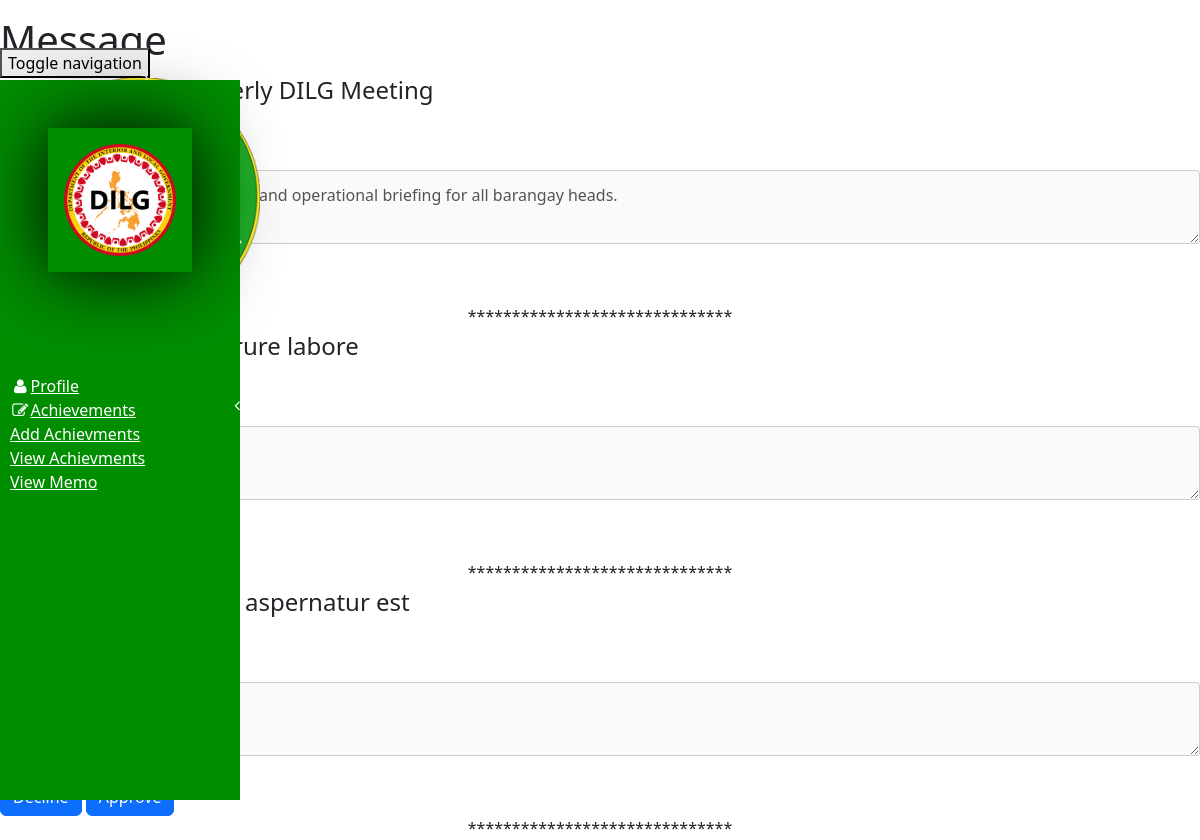
/dilgindex.php?view=memo, run on the app's committed database.
### tables this page shows
CREATE TABLE IF NOT EXISTS `memo` (
  `memo_id` int NOT NULL AUTO_INCREMENT,
  `project_name` text NOT NULL,
  `project_description` text NOT NULL,
  `picture` varchar(255) DEFAULT NULL,
  `memo_date` date NOT NULL,
  `receiver` text NOT NULL,
  `memo_status` varchar(100) NOT NULL DEFAULT 'PENDING',
  `notification_status` varchar(100) NOT NULL DEFAULT 'UNSEEN',
  PRIMARY KEY (`memo_id`)
);

### dilgindex.php (the view, shortened to what this page needs)
<?php
if(isset($_GET['view'])){
    $view = $_GET['view'];
}
global $view;
?>
<!DOCTYPE html>
<html>
<head>
    <link href="assets/plugins/bootstrap/bootstrap.css" rel="stylesheet" />
    <link href="assets/font-awesome/css/font-awesome.css" rel="stylesheet" />
    <link href="assets/plugins/pace/pace-theme-big-counter.css" rel="stylesheet" />
    <link href="assets/css/style.css" rel="stylesheet" />
    <link href="assets/css/main-style.css" rel="stylesheet" />
    <link href="assets/plugins/morris/morris-0.4.3.min.css" rel="stylesheet" />
</head>
<body>
    <div id="wrapper">
        <nav class="navbar navbar-default navbar-fixed-top" role="navigation" id="navbar">
            <div class="navbar-header">
                <button type="button" class="navbar-toggle" data-toggle="collapse" data-target=".sidebar-collapse">
                    <span class="sr-only">Toggle navigation</span>
                </button>
                <a class="navbar-brand" href="residentindex.php">
                </a>
            </div>
            <ul class="nav navbar-top-links navbar-right">
                <li class="dropdown">
                    <a class="dropdown-toggle" data-toggle="dropdown" href="#">
                    </a>
                </li>
               <li class="dropdown">
                   <a class="dropdown-toggle" data-toggle="dropdown" href="#">
                    <?php
                        $con = mysqli_connect("localhost","root","","pulilan");
                        $get_pending = mysqli_query($con, "SELECT * from memo where memo_status = 'PENDING'");
                        $total = mysqli_num_rows($get_pending);
                    ?>
                     <span class="top-label label label-warning"><?php echo $total; ?></span> <i class="fa fa-bell fa-3x"></i>
                </a>
                </li>
                <li class="dropdown">
                    <a class="dropdown-toggle" data-toggle="dropdown" href="#">
                    </a>
                </li>
            </ul>
        </nav>
        <nav class="navbar-default navbar-static-side" role="navigation">
            <div class="sidebar-collapse">
                <ul class="nav" id="side-menu">
                    <li>
                        <div class="user-section">
                            <div class="user-section-inner">
                                <img src="../pulilan/img/dilg.png" alt="resident logo" class="img img-fluid">
                            </div>
                            <br>
                            <div class="text-center">
                                <div id="demo" style="text-transform: uppercase; padding: 5px;"></div>
                            </div>
                        </div>
                    </li>
                    <li>
                        <a href="dilgindex.php"><i class="fa fa-user fa-fw"></i>Profile</a>
                    </li>
                    <li>
                        <a href="#"><i class="fa fa-pencil-square-o fa-fw "></i>Achievements<span class="fa arrow"></span></a>
                        <ul class="nav nav-second-level">
                            <li>
                                <a href="dilgindex.php?achieve=true">Add Achievments</a>
                            </li>
                             <li>
                                <a href="dilgindex.php?achieve=view">View Achievments</a>
                            </li>
                        </ul>
                    </li>
                    <li>
                        <a href="dilgviewmemo.php">View Memo</a>
                    </li>
                </ul>
            </div>
        </nav>
        <div id="page-wrapper">
            <div class="row">
                <div class="col-lg-12">
                    <h1 class="page-header">Message</h1>
                </div>
            </div>
            <?php
if($view =="memo"){
 $view_memo = mysqli_query($con, "SELECT * from memo where memo_status = 'PENDING'");
 $chec = mysqli_num_rows($view_memo);
 if($chec > 0){
 while($c = mysqli_fetch_array($view_memo)){
    ?>
<fieldset>
<legend>Project Name: <?php echo $c['project_name']; ?></legend>
<strong>Receiver:</strong><?php echo $c['receiver']; ?><br>
<strong>Project Description: </strong>
<br>
<textarea disabled><?php echo $c['project_description']; ?></textarea>
</fieldset>
<a href="dilgindex.php?archive=<?php echo $c['memo_id']; ?>" class="btn btn-primary">Decline</a>
<a href="dilgindex.php?approve=<?php echo $c['memo_id']; ?>" class="btn btn-primary">Approve</a>
<center>******************************</center>
    <?php
}
}
else{
    echo '<p style="color: red;">Successfully approved</p>';
}
    }
        ?>
    </div>
</body>
</html>

### assets/css/style.css (style rules this page uses)
body { min-height: 100%; height: max-content; }
.navbar-top-links li { display: inline-block; }
.navbar-top-links li a { padding: 20px; min-height: 50px; }
.arrow { float: right; }
.fa.arrow:before { content: "\f104"; }
.nav-second-level li, .nav-third-level li { border-bottom: none !important; }
.nav-second-level li a { padding-left: 37px; }
@media (min-width:425px) { .dropdown { height: 0; } }
@media (min-width:425px) { .dropdown a { padding: 0; } }
@media (min-width:768px) { .navbar-static-side { z-index: 1; position: absolute; width: 20vw; top: 10vh; height: 90vh; background-color: #008e00; } }
@media (min-width:768px) { .user-section { padding: 3rem; text-align: center; } }
@media (min-width:768px) { .user-section img { width: 100%; height: auto; margin: 0; text-align: center; padding: 1rem; display: block; box-shadow: 0 0 5rem black; margin-bottom: 20px; } }
@media (min-width:768px) { .nav li a { overflow: hidden; height: auto; padding: 10px; margin: 0; } }

### assets/css/main-style.css (style rules this page uses)
.navbar-top-links>li>a { color: #FFFFFF; }
#side-menu { background-color: #008e00; }
#side-menu li { cursor: pointer; }
#side-menu a { color: #fff; padding-bottom: 5px; }
.navbar-header { position: absolute; height: 10vh; padding: 0; margin: 0; }
@media (min-width: 768px) { nav { position: absolute; top: 10vh; width: 20vw; } }
.navbar-brand { padding-left: 20px; }
.top-label { position: absolute; top: 50%; right: 50%; margin-top: -24px; margin-right: -24px; }

### dilgindex.php (style rules this page uses)
input[type=text], select, textarea { width: 100%; padding: 12px; border: 1px solid #ccc; border-radius: 4px; box-sizing: border-box; margin-top: 6px; margin-bottom: 16px; resize: vertical; }

### data on the page
memo: project_name "Quarterly DILG Meeting", project_description "Synchronized report submission and operational briefing for all barangay heads."
memo: project_name "In sit irure labore", project_description "Rerum atque maxime e"
memo: project_name "Omnis aspernatur est", project_description "Consequatur corpori"

### other printed values
$total "3"
